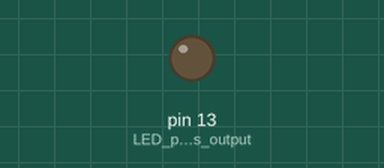
A sketch run on a simulated Arduino Uno, built with avr-gcc and run on an emulated ATmega328P. On the bench: output pins drawn as LEDs (lit = HIGH).

Above: at 0.7 s.
At 2.4 s:
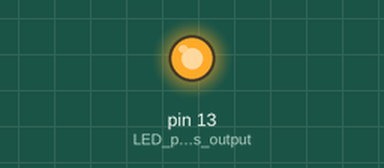
Timing chart, 0 to 6.0 s (numbered marks = the images above):
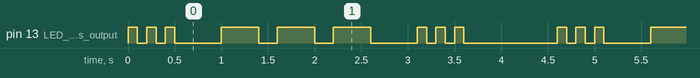

Measured:
- by itself, pin 13 (LED_pin_as_output): repeats every 4.6 s: 2 × (LOW 0.10 s, HIGH 0.10 s), LOW 0.50 s, 2 × (HIGH 0.40 s, LOW 0.20 s), HIGH 0.40 s, LOW 0.50 s, 2 × (HIGH 0.10 s, LOW 0.10 s), HIGH 0.10 s, LOW 1.0 s, HIGH 0.10 s
- by itself, everything shown: repeats every 4.6 s, in 18 steps

The sketch:

BlinkLED.ino
```cpp
void setup() {
  pinMode(LED_BUILTIN, OUTPUT);   // LED pin as output.
}

void loop() {

  int SOS_ON[9]  = {100, 100, 100, 400, 400, 400, 100, 100, 100};
  int SOS_OFF[9] = {100, 100, 500, 200, 200, 500, 100, 100, 1000};

  for(int i=0; i<9; i++)  {
    digitalWrite(LED_BUILTIN, HIGH);         // turn the LED on.
    delay(SOS_ON[i]);                   // take a SLEEP...
    digitalWrite(LED_BUILTIN, LOW);          // turn the LED off.
    delay(SOS_OFF[i]);                   // take a SLEEP...
  }

}
```
